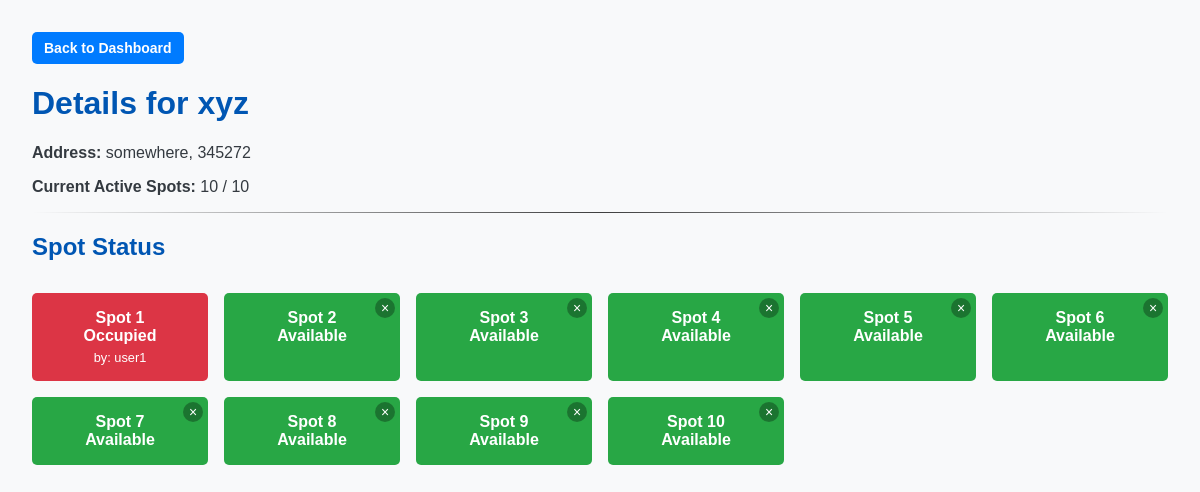
The app's page /admin/lot/1 (signed in) with its own data.
### models/models.py (models this page shows)
class ParkingLot(db.Model):
    __tablename__ = 'parking_lots'
    id = db.Column(db.Integer, primary_key=True)
    name = db.Column(db.String(100), nullable=False)
    address = db.Column(db.String(200), nullable=False)
    pincode = db.Column(db.String(10), nullable=False)
    price_per_hour = db.Column(db.Float, nullable=False)
    capacity = db.Column(db.Integer, nullable=False)
    spots = db.relationship('ParkingSpot', backref='parking_lot', lazy=True, cascade="all, delete-orphan")

class ParkingSpot(db.Model):
    __tablename__ = 'parking_spots'
    id = db.Column(db.Integer, primary_key=True)
    spot_number = db.Column(db.Integer, nullable=False)
    status = db.Column(db.String(1), default='A', nullable=False)
    lot_id = db.Column(db.Integer, db.ForeignKey('parking_lots.id'), nullable=False)
    bookings = db.relationship('Booking', backref='parking_spot', lazy=True)

class User(db.Model):
    __tablename__ = 'users'
    id = db.Column(db.Integer, primary_key=True)
    username = db.Column(db.String(80), unique=True, nullable=False)
    email = db.Column(db.String(120), unique=True, nullable=False)
    password = db.Column(db.String(128), nullable=False)
    is_admin = db.Column(db.Boolean, default=False, nullable=False)
    bookings = db.relationship('Booking', backref='user', lazy=True)

### app.py (the view)
@app.route('/admin/lot/<int:lot_id>')
def view_lot_details(lot_id):
    if not session.get('is_admin'):
        flash("Admin access required.", "error")
        return redirect(url_for('login'))
    lot = ParkingLot.query.get_or_404(lot_id)
    spot_details = []
    for spot in lot.spots:
        detail = {'spot': spot, 'user': None}
        if spot.status == 'O':
            active_booking = Booking.query.filter_by(spot_id=spot.id, check_out_time=None).first()
            if active_booking:
                detail['user'] = User.query.get(active_booking.user_id)
        spot_details.append(detail)
    return render_template('lot_details.html', lot=lot, spot_details=spot_details)

### templates/lot_details.html (shortened to what this page needs)
<!DOCTYPE html>
<html lang="en">
<head>
    <link rel="stylesheet" href="{{ url_for('static', filename='css/styles.css') }}">
    <link rel="stylesheet" href="{{ url_for('static', filename='css/lot_details.css') }}">
</head>
<body>
    <div>
        <a href="{{ url_for('admin_dashboard') }}" class="btn btn-primary"> Back to Dashboard</a>
    </div>
    <h1>Details for {{ lot.name }}</h1>
    <p><strong>Address:</strong> {{ lot.address }}, {{ lot.pincode }}</p>
    <p><strong>Current Active Spots:</strong> {{ spot_details|length }} / {{ lot.capacity }}</p>
    <hr>
    <h2>Spot Status</h2>
    <div class="spot-grid">
        {% for detail in spot_details %}
            <div class="spot {% if detail.spot.status == 'A' %}available{% else %}occupied{% endif %}">
                Spot {{ detail.spot.spot_number }}
                <br>
                {% if detail.user %}
                    <span>Occupied</span>
                    <span class="user-info">by: {{ detail.user.username }}</span>
                {% else %}
                    <span>Available</span>
                    <form action="{{ url_for('delete_spot', spot_id=detail.spot.id) }}" method="POST" style="display:inline;">
                         <button type="submit" class="delete-spot-btn" title="Delete Spot" onclick="return confirm('Are you sure?');">&times;</button>
                    </form>
                {% endif %}
            </div>
        {% else %}
            <p>No spots found for this lot.</p>
        {% endfor %}
    </div>
</body>
</html>

### static/css/styles.css (style rules this page uses)
body { font-family: sans-serif; margin: 2em; background-color: #f8f9fa; color: #343a40; }
h1, h2 { color: #0056b3; }
hr { border: 0; height: 1px; background-image: linear-gradient(to right, rgba(0, 0, 0, 0), rgba(0, 0, 0, 0.75), rgba(0, 0, 0, 0)); }
.btn { padding: 8px 12px; border-radius: 5px; border: none; cursor: pointer; font-weight: bold; color: white; text-decoration: none; font-size: 14px; display: inline-block; }
.btn-primary { background-color: #007bff; }
.delete-spot-btn { position: absolute; top: 5px; right: 5px; background: rgba(0,0,0,0.3); border: none; color: white; cursor: pointer; border-radius: 50%; width: 20px; height: 20px; line-height: 20px; font-size: 14px; padding: 0; }

### static/css/lot_details.css (style rules this page uses)
.spot-grid { display: grid; grid-template-columns: repeat(auto-fill, minmax(150px, 1fr)); gap: 1em; margin-top: 2em; }
.spot { padding: 1em; border-radius: 5px; text-align: center; font-weight: bold; color: white; position: relative; }
.spot.available { background-color: #28a745; }
.spot.occupied { background-color: #dc3545; }
.spot span.user-info { font-size: 0.8em; font-weight: normal; display: block; margin-top: 5px; }
.delete-spot-btn { position: absolute; top: 5px; right: 5px; background: rgba(0,0,0,0.3); border: none; color: white; cursor: pointer; border-radius: 50%; width: 20px; height: 20px; line-height: 20px; padding: 0; }

### records on screen
ParkingLot: name "xyz", address "somewhere", pincode "345272", capacity "10"
ParkingSpot: spot.spot_number "1"
User: user.username "user1"
ParkingSpot: spot.spot_number "2"
ParkingSpot: spot.spot_number "3"
ParkingSpot: spot.spot_number "4"
ParkingSpot: spot.spot_number "5"
ParkingSpot: spot.spot_number "6"
ParkingSpot: spot.spot_number "7"
ParkingSpot: spot.spot_number "8"
ParkingSpot: spot.spot_number "9"
ParkingSpot: spot.spot_number "10"

### other values on screen
{{ spot_details|length }} "10"
